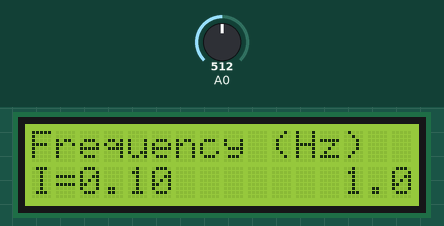
This sketch was run on a simulated Arduino Uno, built with avr-gcc and run on an emulated ATmega328P. Shown: 16×2 character LCD. The inputs (shaded band) are chosen by the test bench; at power-on: A0 = 512. What the sketch prints to the serial monitor is not drawn.

Above: at 2.2 s.
2.3 s: A0 set to 538
3.8 s: A0 set to 571
At 4.28 s:
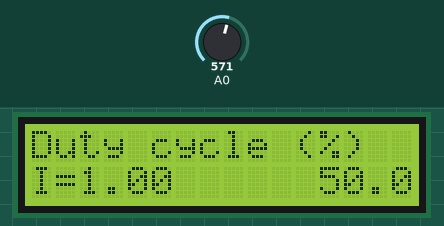
6.8 s: A0 set to 122
At 7.02 s:
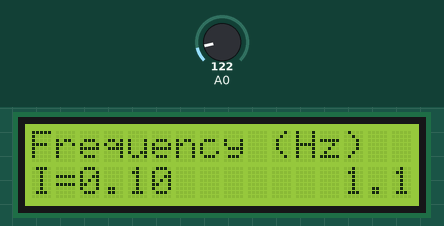
8.4 s: A0 set to 565
At 8.73 s:
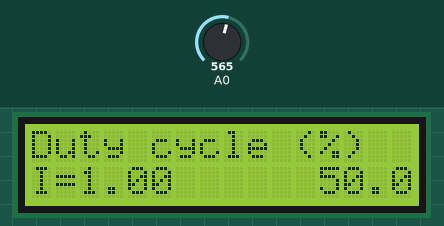
11.4 s: A0 set to 545
Timing chart, 0 to 13.9 s (numbered marks = the images above; inputs shaded):
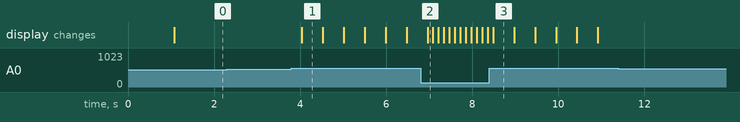

Measured:
- the behaviour switches between 554 and 555 on A0 (found by bisection; images 0 and 1)
- after the input at 2.3 s, every drawn part: stays the same
- after the input at 3.8 s, the display: changes after 0.24 s (image 1)
- after the input at 6.8 s, the display: changes after 0.16 s (image 2)
- after the input at 8.4 s, the display: changes after 0.09 s (image 3)
- after the input at 11.4 s, every drawn part: stays the same
- what the display in image 1 shows lasts 0.5 s, from 4.0 s to 4.5 s

The sketch:

LCD_Strob.ino
```cpp
//Sample using LiquidCrystal library
#include <LiquidCrystal.h>
#include <Wire.h>

/*******************************************************
This program is used with a DFRobot LCD keypad shield. It implements a simple UI for setting values to
the variable freq and duty through the buttons of the shield.

Code written by Maxime Boudreau (February 2017) using the example code from Mark Bramwell (July 2010)

********************************************************/

//Initial values for the ajustable variables.
double freq = 1; //1 Hz
double duty = 50;// 50%

int lcd_key     = 0;
int adc_key_in  = 0;


// select the pins used on the LCD panel
LiquidCrystal lcd(8, 9, 4, 5, 6, 7);

// define some values used by the panel and buttons


int buttonDelay = 120; //Speed at wich the Arduino respond to user entry.

double incValF = 1;
double incValD = 1;

int displayMode = 0;

#define btnRIGHT  0
#define btnUP     1
#define btnDOWN   2
#define btnLEFT   3
#define btnSELECT 4
#define btnNONE   5
#define mFreq     0
#define mDuty     1


void setup()
{
  lcd.begin(16, 2);              // start the library

  //Intro display of the LCD
  lcd.setCursor(0, 0);
  lcd.print("Strob. by MxBoud");
  delay(1000);

  Serial.begin(9600);
  updateLCD();

}

void loop()
{
  lcd_key = readLCDcontroller();  // read the buttons
  respondToButtonInput(); //Do what the button is supposed to do
}

void changeincVal(String dir) //This function set the decimal position of the increment (between 0.1 and 1000)
{
  if (displayMode == mFreq)
  {
    if (dir == "left") {
      if (incValF == 0.1) return;
      else {
        incValF = incValF / 10;
      }
    }
    if (dir == "right") {
      if (incValF == 1000) return;
      else {
        incValF = incValF * 10;
      }
    }
  }
  else if (displayMode == mDuty)
  {
    if (dir == "right") {
      if (incValD == 0.1) return;
      else {
        incValD = incValD / 10;
      }
    }
    if (dir == "left") {
      if (incValD == 100) return;
      else {
        incValD = incValD * 10;
      }
    }
    delay(buttonDelay * 2);
  }
}

int readLCDcontroller() //Tells wich button is selected
{
  adc_key_in = analogRead(0);      // read the value from the sensor
  // we add approx 50 to those values and check to see if we are close
  if (adc_key_in > 1000) return btnNONE; // We make this the 1st option for speed reasons since it will be the most likely result
  if (adc_key_in < 50)   return btnRIGHT;
  if (adc_key_in < 195)  return btnUP;
  if (adc_key_in < 380)  return btnDOWN;
  if (adc_key_in < 555)  return btnLEFT;
  if (adc_key_in < 790)  return btnSELECT;
  return btnNONE;  // when all others fail, return this...
}

void respondToButtonInput() //Respond to current lcd_key and initiate corresponding callback.
{

  switch (lcd_key)               // depending on which button was pushed, we perform an action
  {
    case btnRIGHT:
      {
        changeincVal("right");
        updateLCD();
        delay(buttonDelay*2);
        break;
      }
    case btnLEFT:
      {
        changeincVal("left");
        updateLCD();
        delay(buttonDelay*2);
        break;
      }
    case btnUP:
      {
        updateFreqDuty("+");
        updateLCD();
        delay(buttonDelay);
        break;
      }
    case btnDOWN:
      {
        updateFreqDuty("-");
        updateLCD();
        delay(buttonDelay);
        break;
      }
    case btnSELECT: // Switch between frequency mode and dutycycle mode
      {
        if (displayMode == mFreq) {
          displayMode = mDuty;
        }
        else if (displayMode == mDuty) {
          displayMode = mFreq;
        }
        updateLCD();
        delay(4 * buttonDelay);

        break;
      }
    case btnNONE:
      {
        //updateLCD();
        break;
      }
  }

}

void updateFreqDuty(String dir) // Increment frequency or DutyCycle
{
  if (displayMode == mFreq) {
    float newFreq = freq;
    if (dir == "+") newFreq = freq + incValF; //increase or decrease frequency
    else if (dir == "-") newFreq = freq - incValF;

    if ((newFreq >= 0.01) && (newFreq <= 10000)) freq = newFreq; //Make sure the new

    float period = (1/freq)*1e6; //Period in microseconds

    Serial.println("P"+String(period));
    //frequency remains within accepted boundary.
  }
  if (displayMode == mDuty) {
    float newDuty = duty;
    if (dir == "+") newDuty = duty + incValD; //increase or decrease duty
    else if (dir == "-") newDuty = duty - incValD;

    if ((newDuty >= 0.01) && (newDuty <= 99)) duty = newDuty; //Make sure the new
    //duty remains within accepted boundary.

    Serial.println("D"+String(duty/100*1023));
  }
}

void updateLCD()
{
  lcd.clear();

  //Display mode
  lcd.setCursor(0, 0);
  if (displayMode == mFreq) {
    lcd.print("Frequency (Hz)");
  }
  else if (displayMode == mDuty) {
    lcd.print("Duty cycle (%)");
  }

  //Increment
  lcd.setCursor(0, 1);
  if (displayMode == mFreq) {
    lcd.print("I=" + String(incValF));
  }

  else if (displayMode == mDuty) {
    lcd.print("I=" + String(incValD));
  }


  //Current freq/duty

  if (displayMode == mFreq) {
    String freqString;
    freqString = String(freq, 1);
    lcd.setCursor(15, 1);
    lcd.rightToLeft();
    //Right justify
    int fLength = freqString.length();
    String invFreqString = "";
    for (int i = 0; i < fLength; i++) {
      invFreqString += freqString[fLength - 1 - i];
    }
    while (invFreqString.length() < 7) {
      invFreqString += " "; //Extra space
    }
    lcd.print(invFreqString);
    lcd.leftToRight();
  }

  else if (displayMode == mDuty) {

    String dutyString;
    dutyString = String(duty, 1);
    lcd.setCursor(15, 1);
    lcd.rightToLeft();
    //Right justify
    int dLength = dutyString.length();
    String invDutyString = "";
    for (int i = 0; i < dLength; i++) {
      invDutyString += dutyString[dLength - 1 - i];
    }
    while (invDutyString.length() < 7) {
      invDutyString += " "; //Extra space
    }
    lcd.print(invDutyString);
    lcd.leftToRight();
  }

}
```
